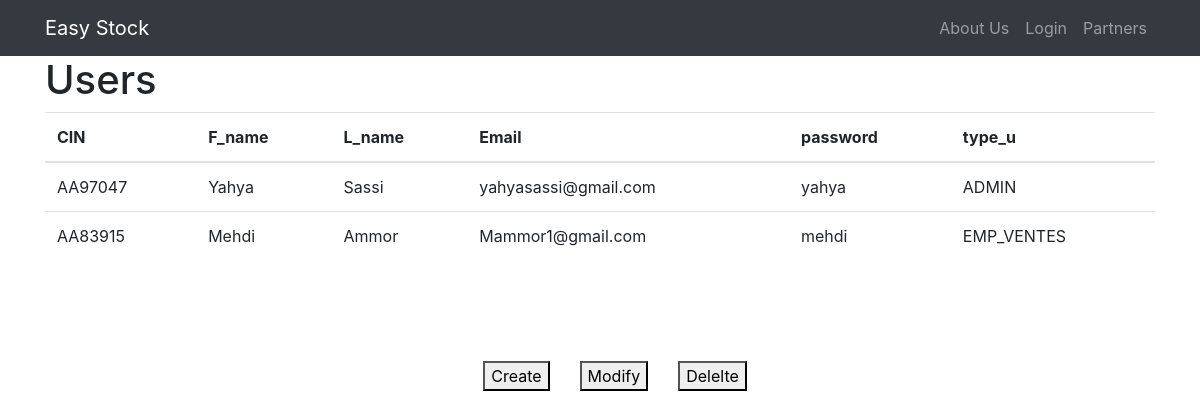
/user, run on an earlier commit of the app's database.
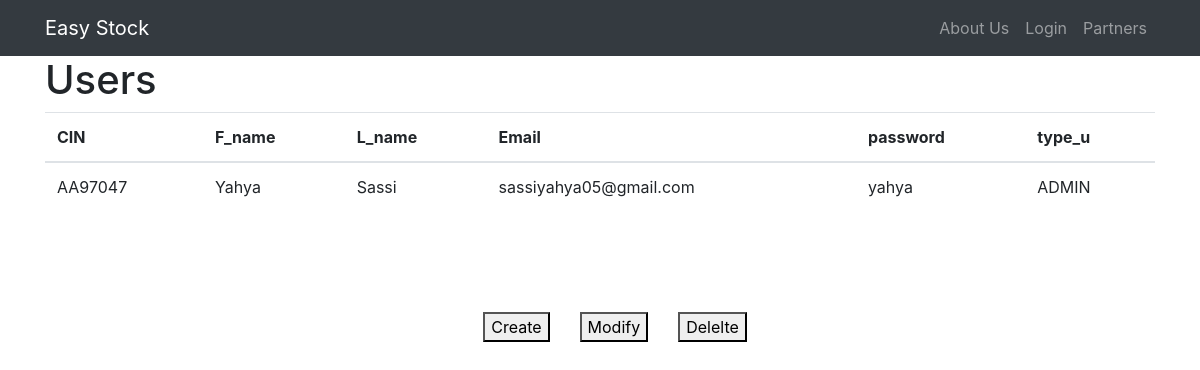
And on a later commit of the database.
### tables this page shows
CREATE TABLE user (
                    CIN TEXT PRIMARY KEY UNIQUE,
                    Fname TEXT NOT NULL,
                    Lname TEXT NOT NULL,
                    email TEXT UNIQUE NOT NULL,
                    password TEXT NOT NULL,
                    type_u TEXT
                );

### auth.py (the view)
@auth.route('/user')
def Users():
    conn = sqlite3.connect('database.db')
    cursor = conn.cursor()
    cursor.execute("SELECT * FROM user")
    data = cursor.fetchall()
    conn.close()
    return render_template('user.html', users=data)

### templates/user.html (shortened to what this page needs)
{% extends "base.html" %}
{% block content %}
<div class="container">
  <h1>Users</h1>
  <table class="table">
    <thead>
      <tr>
        <th>CIN</th>
        <th>F_name</th>
        <th>L_name</th>
        <th>Email</th>
        <th>password</th>
        <th>type_u</th>
      </tr>
    </thead>
    <tbody>
      {% for user in users %}
      <tr>
        <td>{{ user[0] }}</td>
        <td>{{ user[1] }}</td>
        <td>{{ user[2] }}</td>
        <td>{{ user[3] }}</td>
        <td>{{ user[4] }}</td>
        <td>{{ user[5] }}</td>
      </tr>
      {% endfor %}
    </tbody>
  </table>
</div>
<div class="menu-container">
    <button class="menu-button" onclick="adduser()">Create</button>
    <button class="menu-button">Modify</button>
    <button class="menu-button">Delelte</button>
</div>
{% endblock %}

### templates/base.html (shortened to what this page needs)
 <!DOCTYPE html>
 <html>
    <head>
      <link
      rel="stylesheet"
      href="https://stackpath.bootstrapcdn.com/bootstrap/4.4.1/css/bootstrap.min.css"
    />
    <link
      rel="stylesheet"
      href="https://stackpath.bootstrapcdn.com/font-awesome/4.7.0/css/font-awesome.min.css"
    />
    </head>
    <body>
      <nav class="navbar navbar-expand-lg navbar-dark bg-dark">
        <div class="container">
          <a class="navbar-brand" href="#">Easy Stock</a>
          <div class="collapse navbar-collapse" id="navbarNav">
            <ul class="navbar-nav ml-auto">
              <li class="nav-item">
                <a class="nav-link" href="#">About Us</a>
              </li>
              <li class="nav-item">
                <a class="nav-link" href="#">Login</a>
              </li>
              <li class="nav-item">
                <a class="nav-link" href="#">Partners</a>
              </li>
            </ul>
          </div>
        </div>
      </nav>
       {%block content%} {%endblock %}
    </body>
 </html>

### templates/user.html (style rules this page uses)
.menu-container { height: 200px; display: flex; align-items: center; justify-content: center; }
.menu-button { margin-left: 30px; }

What changed in the data, as far as the page shows it:
removed user: CIN "AA83915", Fname "Mehdi", Lname "Ammor", email "Mammor1@gmail.com", password "mehdi", type_u "EMP_VENTES"
changed user "AA97047": email "yahyasassi@gmail.com" → "sassiyahya05@gmail.com"
